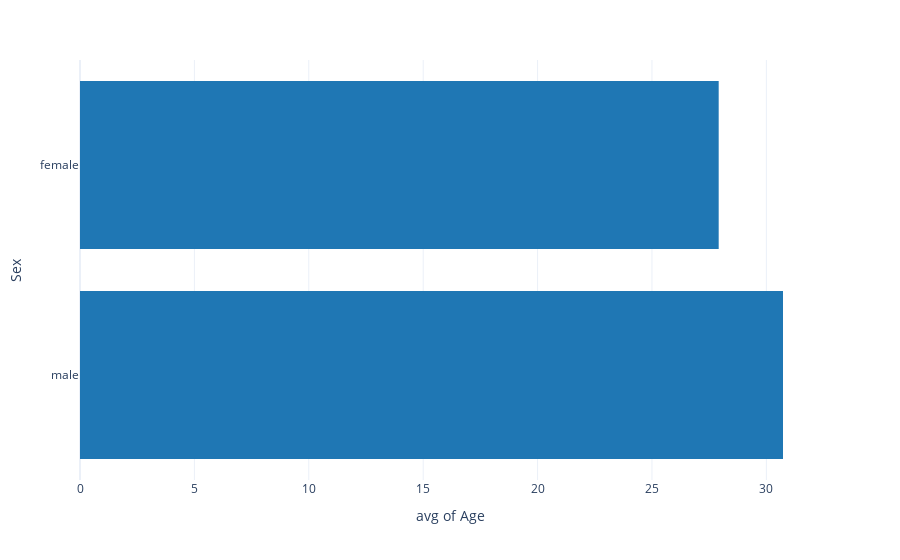

Notebook cell for this chart:
### Markdown cell above
## Bar Charts

We can create some [interesting bar chart variations](https://plot.ly/python/bar-charts/):

### Code cell
# average age per group
fig = px.histogram(df,  
             y='Sex',
             x='Age',
             histfunc='avg',
             hover_data=['Name'],
             template='plotly_white',
             color_discrete_sequence=px.colors.qualitative.D3
            )
fig.show()

### Figure 1 — Plotly figure (JSON) as saved in the notebook; plotly's stock layout.template omitted (floating-point values rounded to 4 significant figures; data arrays with more than 128 entries replaced by an {"elided": "..."} marker saying what was removed)
{"data": [{"bingroup": "y", "histfunc": "avg", "hovertemplate": "avg of Age=%{x}<br>Sex=%{y}<extra></extra>", "legendgroup": "", "marker": {"color": "#1F77B4", "pattern": {"shape": ""}}, "name": "", "orientation": "h", "showlegend": false, "type": "histogram", "x": {"elided": "891 float values"}, "xaxis": "x", "y": {"elided": "891 str values"}, "yaxis": "y"}], "layout": {"barmode": "relative", "legend": {"tracegroupgap": 0}, "margin": {"t": 60}, "xaxis": {"anchor": "y", "domain": [0, 1], "title": {"text": "avg of Age"}}, "yaxis": {"anchor": "x", "domain": [0, 1], "title": {"text": "Sex"}}}}
